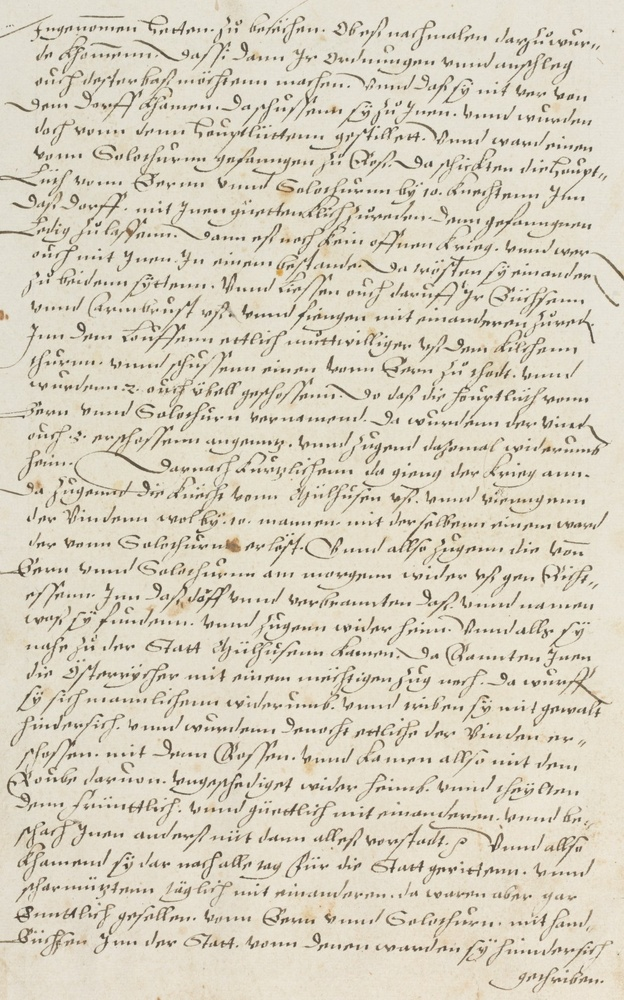
#> input picture data/e-codices_kba-0016-2_006v_large.jpg, 624 x 1000 px, shrunk from 1095 x 1755 before the run
$ python ex2Aufgabe8.py   (older library calls are emulated)
#> lines starting #> are read from the running program, lines starting #| are printed output that depends on the picture; after the words box and inside, x2 and y2 are one past the last pixel; in counts of white or black regions, pixels touching at a corner belong together
import numpy as np
from scipy.ndimage import minimum_filter1d
import cv2
from scipy.signal import convolve
from matplotlib import pyplot as plt
from scipy.signal import find_peaks
from scipy.ndimage import median_filter as median


def ComputerEnergy(img_input):
    test_img = []
    Energy_kernel = [[0, 1, 0], [1, -4, 1], [0, 1, 0]]
    if (len(img_input.shape)!=3):
        img_input=np.expand_dims(img_input,axis=2)
    for i in range(img_input.shape[-1]):
        temp = convolve(img_input[:, :, i], Energy_kernel, mode='same')

        test_img.append(temp)
    test_img=np.array(test_img)
    test_img=np.sum(test_img,axis=0)
    return np.abs(test_img)
def seam_carving_row(arr,peaks):
    arrc=arr.copy()
    # minlist = np.argmin(arrc[:,0])
    minlist=peaks
    for i in range(arr.shape[1]-1):
        output= minimum_filter1d(arr[:,i].copy(),size=3,mode='reflect')
        arr[:,i+1]=output+arr[:,i+1]
    minindex_list=[]
    print(minlist)
    allpath=[]
    for min in minlist:
        minindex_list.append(min)
        result=None
        for i in range(0,arr.shape[1]-1):
            min = minindex_list[-1]
            output= minimum_filter1d(arr[:,i+1].copy(),size=3,mode='reflect')
            index=np.argwhere(arr[:,i+1]==output[min])
            index=np.squeeze(index,axis=1)
            for inner in index:
                if abs(inner-min)<2:
                    result=inner
                    break
            minindex_list.append(result)
        path=minindex_list
        minindex_list=[]
        # pathcheck(path)
        allpath.append(path)
    return allpath
# [5 lines left out: function pathcheck, not called in this run]
def imagetoshow2D(img):

    plt.figure()
    if len(img.shape)==2:
        plt.imshow(img,cmap='gray')
    else:
        plt.imshow(img)
    plt.show()
# [36 lines left out: functions imageprocessing, lineStart, not called in this run]


img_v2=cv2.imread(r'data/e-codices_kba-0016-2_006v_large.jpg')
#> img_v2 is the input picture: shape (1000, 624, 3); mean B, G, R 191.1, 208.7, 215.9
img_v2=cv2.cvtColor(img_v2,cv2.COLOR_BGR2RGB).astype(np.uint16)
gray2=cv2.cvtColor(img_v2,cv2.COLOR_BGR2GRAY)
img_mean = np.mean(gray2)
#> img_mean = 204.2
#todo Exercise 8.1: computing projection profiles
img_contrast=cv2.normalize(gray2,gray2,0,255,cv2.NORM_MINMAX)
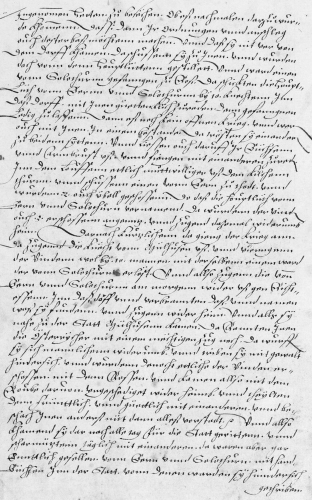
#> img_contrast: shape (1000, 624) uint16 (shown at 1/2 size); min 0, max 255, mean 212.5
img_contrast = img_contrast-img_mean

imagetoshow2D(img_contrast)
projection = np.sum(img_contrast,axis=1)
#> projection = 1000 values, max 18487.4 at index 0, min -11930.6 at index 575, mean 5208.5
#todo Exercise 8.2: searching for line starts

subImg = img_contrast[:,:int(img_contrast.shape[1]*0.25)]
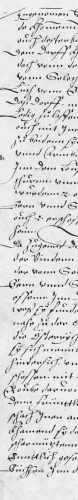
#> subImg: shape (1000, 156) float64 (shown at 1/2 size); min -204.2, max 44.8, mean 6.4; drawn with min black and max white
temp = np.sum(subImg,axis=1)
#> temp = 1000 values, max 4443.9 at index 2, min -7423.1 at index 941, mean 1006
cost = median(temp, size=5)
#> cost = 1000 values, max 4423.9 at index 0, min -6163.1 at index 914, mean 1075.1
cost[cost>0]=0
x = abs(cost)
#> x = 1000 values, max 6163.1 at index 914, min 0 at index 0, mean 577.5
peaks, _ = find_peaks(x, height=0)
#> peaks = 37 values from 28 to 942
idx = np.argmin(x)
#> idx = 0
plt.figure()
plt.plot(x)
plt.plot(peaks, x[peaks], "x")
plt.show()
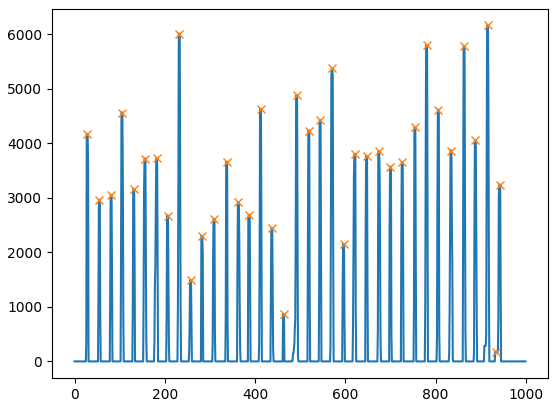
#> figure drawn by matplotlib, 1 panel; curve peaks at x = 914, y = 6163.1; curve peaks at x = 915, y = 6163.1
#todo Exercise 8.3: compute seams
img_cost=ComputerEnergy(img_contrast)
#> after the loop in ComputerEnergy, `for i in range(img_input.shape[-1]):`: test_img = 1 item
#> in ComputerEnergy, `return np.abs(test_img)`:
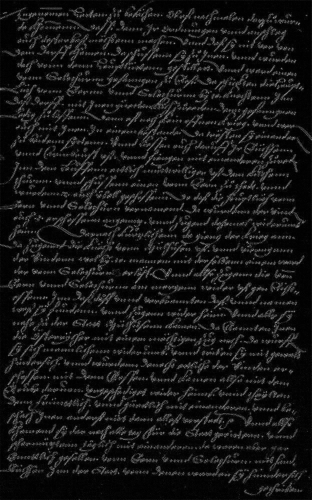
#> returned value: shape (1000, 624) float64 (shown at 1/2 size); min 0, max 469, mean 39.2; drawn with min black and max white
m = np.max(np.sum(img_cost, axis=0))
#> m = 51045.6
img_cost[:,0] = m
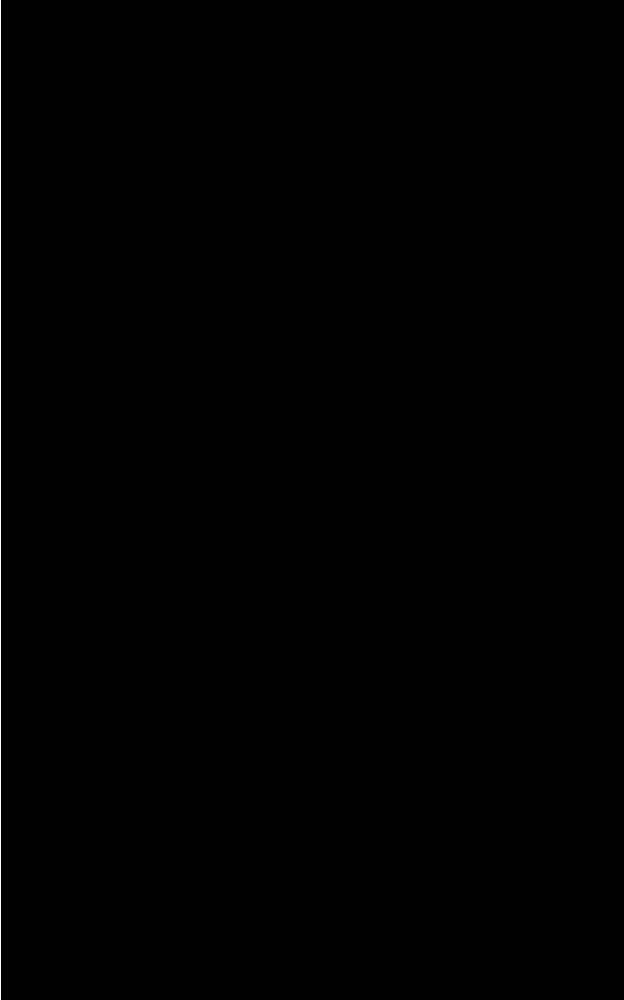
#> img_cost: shape (1000, 624) float64; 0.16% of pixels changed, all inside (x1, y1, x2, y2) = (0, 0, 1, 1000); drawn with min black and max white
img_cost[peaks,0] = -m
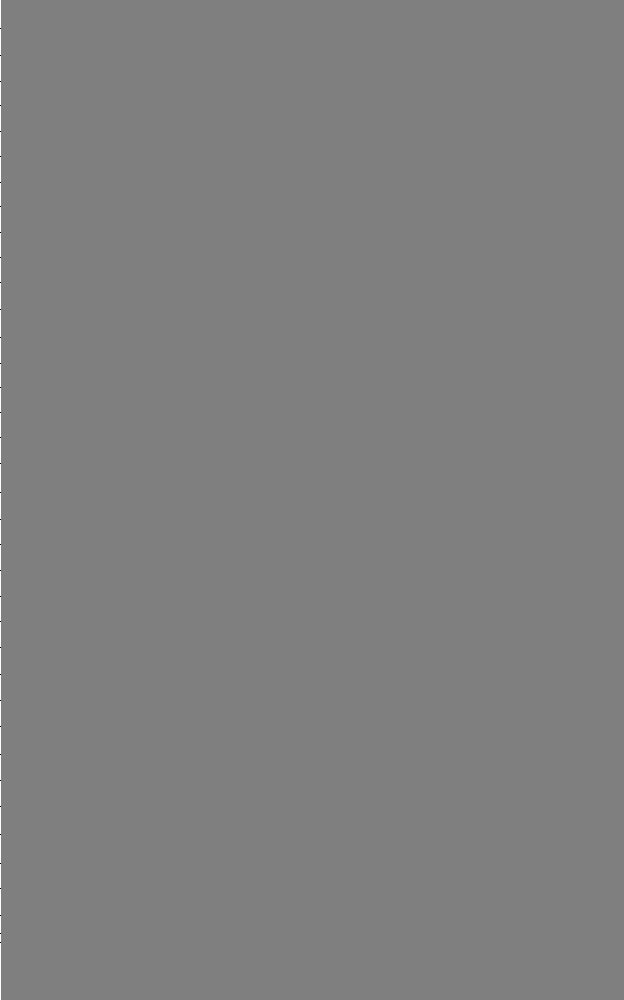
#> img_cost: shape (1000, 624) float64; 0.01% of pixels changed, all inside (x1, y1, x2, y2) = (0, 28, 1, 943); drawn with min black and max white
allpath=seam_carving_row(img_cost,peaks)
#> in seam_carving_row, `minlist=peaks`: minlist = 37 values from 28 to 942
#| [ 28  55  81 105 131 156 182 206 232 257 282 309 337 363 387 412 437 463
#|  492 519 544 570 596 621 647 674 700 726 754 780 806 834 863 888 915 933
#|  942]
#> the loop in seam_carving_row, `for min in minlist:` made 37 passes
#> after the loop in seam_carving_row, `for min in minlist:`: allpath = 37 items
#> allpath = 37 items
for path in allpath:
    for col ,row in enumerate(path):
        img_v2[row,col,0]=255
        img_v2[row,col,1]=0
        img_v2[row,col,2]=0
#> this loop made 37 passes
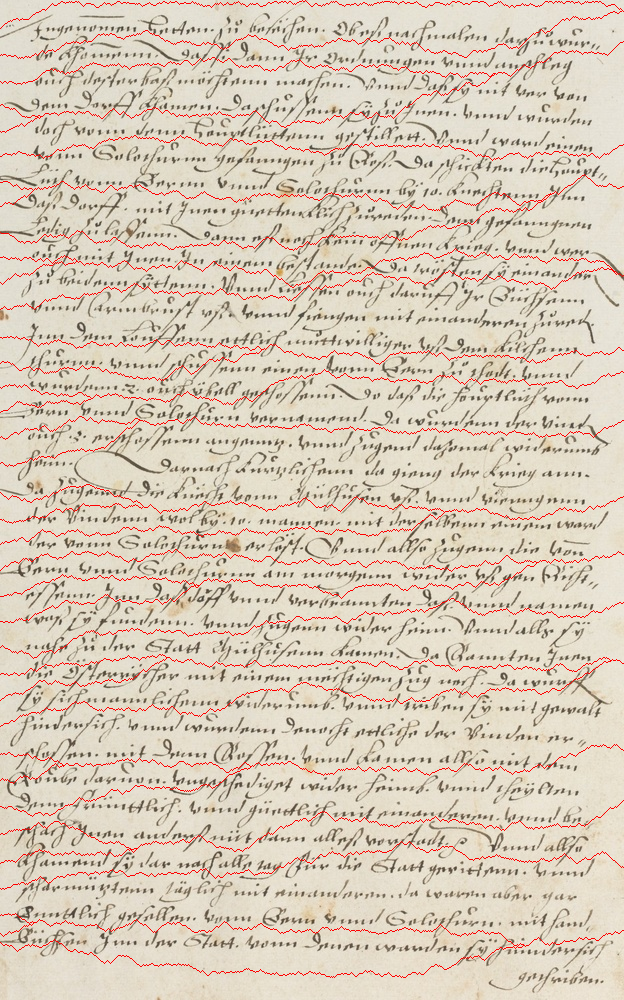
#> img_v2: shape (1000, 624, 3) uint16; mean R, G, B 216.7, 203.1, 186
imagetoshow2D(img_v2)

$ run again, with data/common-kestrel.jpg copied over data/e-codices_kba-0016-2_006v_large.jpg
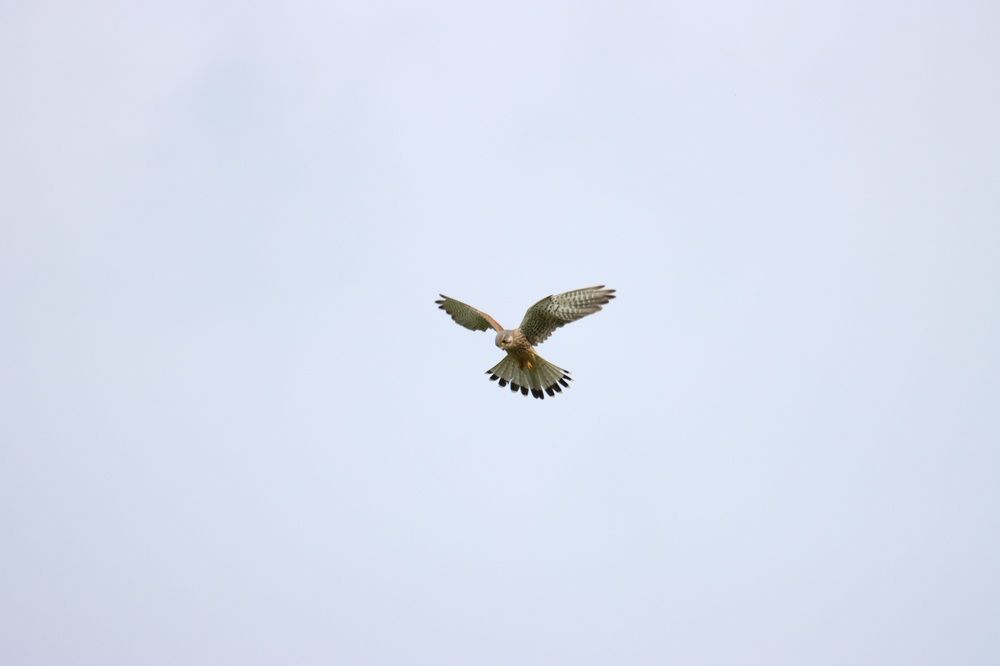
#> input picture data/common-kestrel.jpg, 1000 x 666 px, shrunk from 2000 x 1333 before the run
#> img_v2 is the input picture: shape (666, 1000, 3); mean B, G, R 239.5, 224, 216.9
#> img_mean = 227.8
#> projection = 666 values, max 8123.4 at index 3, min -8557.6 at index 320, mean 4474.2
#> `temp = np.sum(subImg,axis=1)`: temp = 666 values, max 1001.6 at index 43, min -2212.4 at index 665, mean 91.14
#> cost = 666 values, max 998.6 at index 45, min -2181.4 at index 664, mean 91.32
#> x = 666 values, max 2181.4 at index 664, min 0 at index 0, mean 294.8
#> peaks = [523, 573]
#> idx = 0
#> after the loop in ComputerEnergy, `for i in range(img_input.shape[-1]):`: test_img = 1 item
#> m = 5605.4
#> `img_cost[:,0] = m`:
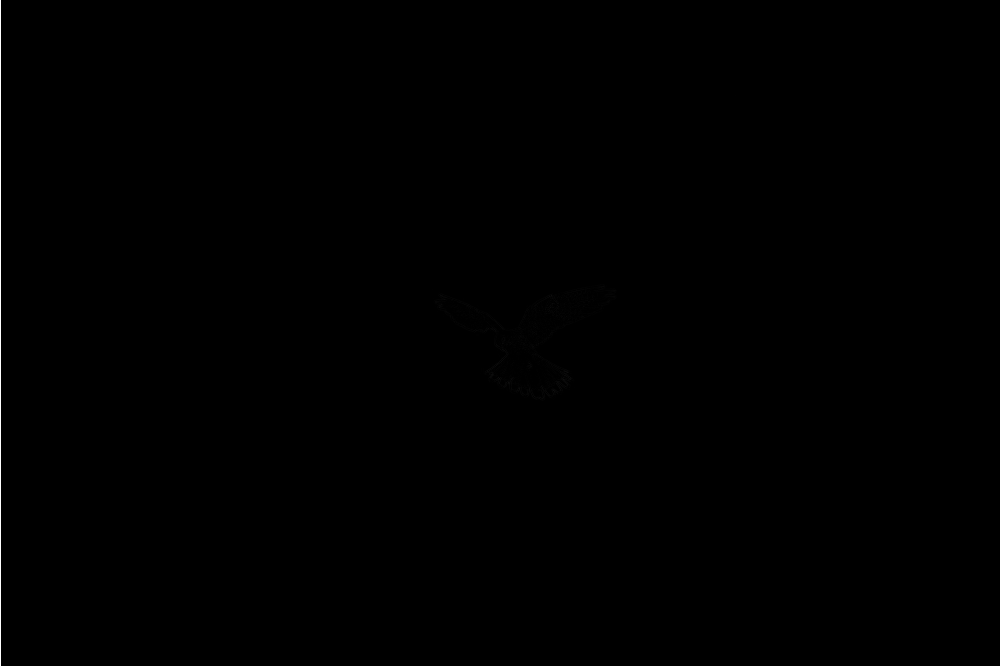
#> img_cost: shape (666, 1000) float64; min 0, max 5605.4, mean 7.4; drawn with min black and max white
#> minlist = [523, 573]
#| [523 573]
#> the loop in seam_carving_row, `for min in minlist:` made 2 passes
#> after the loop in seam_carving_row, `for min in minlist:`: allpath = 2 items
#> the loop `for path in allpath:` made 2 passes
#> in imagetoshow2D (call 2), `plt.show()`:
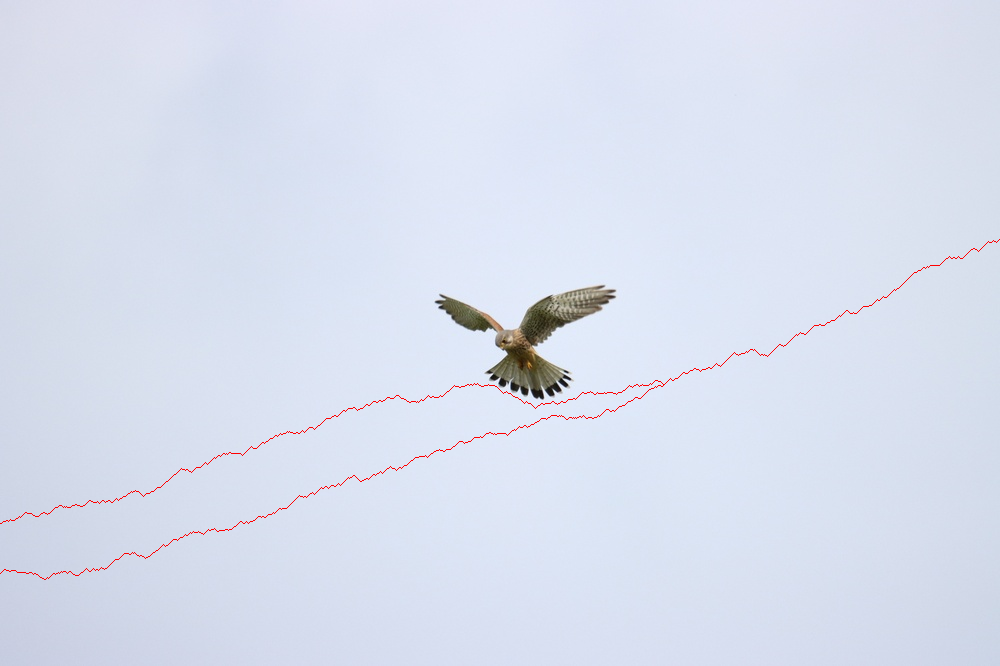
#> shown: shape (666, 1000, 3); mean R, G, B 217, 223.4, 238.9
